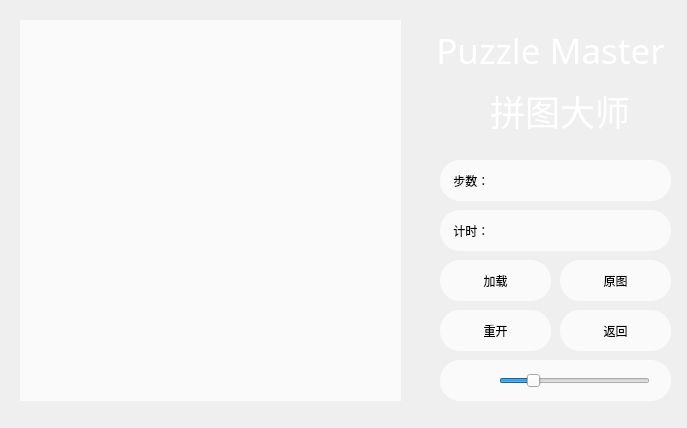
<?xml version="1.0" encoding="UTF-8"?>
<ui version="4.0">
 <class>easy</class>
 <widget class="QDialog" name="easy">
  <property name="geometry">
   <rect>
    <x>0</x>
    <y>0</y>
    <width>687</width>
    <height>428</height>
   </rect>
  </property>
  <property name="sizePolicy">
   <sizepolicy hsizetype="Fixed" vsizetype="Fixed">
    <horstretch>0</horstretch>
    <verstretch>0</verstretch>
   </sizepolicy>
  </property>
  <property name="windowTitle">
   <string>拼 图 大 师</string>
  </property>
  <property name="windowIcon">
   <iconset>
    <normalon>:/icon.jpg</normalon>
   </iconset>
  </property>
  <widget class="QLabel" name="volumnbg">
   <property name="geometry">
    <rect>
     <x>440</x>
     <y>360</y>
     <width>231</width>
     <height>41</height>
    </rect>
   </property>
   <property name="styleSheet">
    <string notr="true">border-radius:20px;
	background-color: rgba(255, 255, 255,0.7);</string>
   </property>
   <property name="text">
    <string/>
   </property>
  </widget>
  <widget class="QPushButton" name="setpic">
   <property name="geometry">
    <rect>
     <x>440</x>
     <y>260</y>
     <width>111</width>
     <height>41</height>
    </rect>
   </property>
   <property name="styleSheet">
    <string notr="true">QPushButton{
	border-radius:20px;
	background-color: rgba(255, 255, 255,0.7);
	font: 75 12pt &quot;微软雅黑&quot;;
}
QPushButton:hover{
	background-color: rgba(255, 255, 255,0.9);
}
QPushButton:pressed{
	background-color: rgba(255, 255, 255,0.95);
}


</string>
   </property>
   <property name="text">
    <string>加载</string>
   </property>
  </widget>
  <widget class="QLabel" name="time">
   <property name="geometry">
    <rect>
     <x>440</x>
     <y>210</y>
     <width>231</width>
     <height>41</height>
    </rect>
   </property>
   <property name="styleSheet">
    <string notr="true">
	border-radius:20px;
	background-color: rgba(255, 255, 255,0.7);
	font: 75 12pt &quot;微软雅黑&quot;;
</string>
   </property>
   <property name="text">
    <string>    计时：</string>
   </property>
  </widget>
  <widget class="QLabel" name="bg">
   <property name="geometry">
    <rect>
     <x>0</x>
     <y>-10</y>
     <width>691</width>
     <height>441</height>
    </rect>
   </property>
   <property name="styleSheet">
    <string notr="true">border-image: url(:/main.jpg);</string>
   </property>
   <property name="text">
    <string/>
   </property>
  </widget>
  <widget class="QSlider" name="volslider">
   <property name="geometry">
    <rect>
     <x>499</x>
     <y>370</y>
     <width>151</width>
     <height>21</height>
    </rect>
   </property>
   <property name="styleSheet">
    <string notr="true">QSlider{
    border-color: #cbcbcb;
}

</string>
   </property>
   <property name="sliderPosition">
    <number>20</number>
   </property>
   <property name="tracking">
    <bool>true</bool>
   </property>
   <property name="orientation">
    <enum>Qt::Horizontal</enum>
   </property>
   <property name="invertedAppearance">
    <bool>false</bool>
   </property>
   <property name="invertedControls">
    <bool>false</bool>
   </property>
   <property name="tickPosition">
    <enum>QSlider::NoTicks</enum>
   </property>
   <property name="tickInterval">
    <number>20</number>
   </property>
  </widget>
  <widget class="QPushButton" name="restart">
   <property name="geometry">
    <rect>
     <x>440</x>
     <y>310</y>
     <width>111</width>
     <height>41</height>
    </rect>
   </property>
   <property name="styleSheet">
    <string notr="true">QPushButton{
	border-radius:20px;
	background-color: rgba(255, 255, 255,0.7);
	font: 75 12pt &quot;微软雅黑&quot;;
}
QPushButton:hover{
	background-color: rgba(255, 255, 255,0.9);
}
QPushButton:pressed{
	background-color: rgba(255, 255, 255,0.95);
}


</string>
   </property>
   <property name="text">
    <string>重开</string>
   </property>
  </widget>
  <widget class="QLabel" name="step">
   <property name="geometry">
    <rect>
     <x>440</x>
     <y>160</y>
     <width>231</width>
     <height>41</height>
    </rect>
   </property>
   <property name="styleSheet">
    <string notr="true">
	border-radius:20px;
	background-color: rgba(255, 255, 255,0.7);
	font: 75 12pt &quot;微软雅黑&quot;;
</string>
   </property>
   <property name="text">
    <string>    步数：</string>
   </property>
  </widget>
  <widget class="QLabel" name="titleEng">
   <property name="geometry">
    <rect>
     <x>400</x>
     <y>10</y>
     <width>301</width>
     <height>81</height>
    </rect>
   </property>
   <property name="font">
    <font>
     <family>Againts</family>
     <pointsize>26</pointsize>
    </font>
   </property>
   <property name="styleSheet">
    <string notr="true">color: rgb(255, 255, 255);</string>
   </property>
   <property name="text">
    <string>Puzzle Master</string>
   </property>
   <property name="alignment">
    <set>Qt::AlignCenter</set>
   </property>
  </widget>
  <widget class="QTextBrowser" name="showstep">
   <property name="geometry">
    <rect>
     <x>520</x>
     <y>160</y>
     <width>131</width>
     <height>41</height>
    </rect>
   </property>
   <property name="font">
    <font>
     <family>微软雅黑</family>
     <pointsize>14</pointsize>
    </font>
   </property>
   <property name="styleSheet">
    <string notr="true">background:transparent;
border-width:0;
border-style:outset;</string>
   </property>
   <property name="html">
    <string>&lt;!DOCTYPE HTML PUBLIC &quot;-//W3C//DTD HTML 4.0//EN&quot; &quot;http://www.w3.org/TR/REC-html40/strict.dtd&quot;&gt;
&lt;html&gt;&lt;head&gt;&lt;meta name=&quot;qrichtext&quot; content=&quot;1&quot; /&gt;&lt;style type=&quot;text/css&quot;&gt;
p, li { white-space: pre-wrap; }
&lt;/style&gt;&lt;/head&gt;&lt;body style=&quot; font-family:'微软雅黑'; font-size:14pt; font-weight:400; font-style:normal;&quot;&gt;
&lt;p align=&quot;center&quot; style=&quot;-qt-paragraph-type:empty; margin-top:0px; margin-bottom:0px; margin-left:0px; margin-right:0px; -qt-block-indent:0; text-indent:0px;&quot;&gt;&lt;br /&gt;&lt;/p&gt;&lt;/body&gt;&lt;/html&gt;</string>
   </property>
  </widget>
  <widget class="QTextBrowser" name="showtime">
   <property name="geometry">
    <rect>
     <x>520</x>
     <y>210</y>
     <width>131</width>
     <height>41</height>
    </rect>
   </property>
   <property name="font">
    <font>
     <family>微软雅黑</family>
     <pointsize>14</pointsize>
    </font>
   </property>
   <property name="styleSheet">
    <string notr="true">background:transparent;
border-width:0;
border-style:outset;</string>
   </property>
   <property name="html">
    <string>&lt;!DOCTYPE HTML PUBLIC &quot;-//W3C//DTD HTML 4.0//EN&quot; &quot;http://www.w3.org/TR/REC-html40/strict.dtd&quot;&gt;
&lt;html&gt;&lt;head&gt;&lt;meta name=&quot;qrichtext&quot; content=&quot;1&quot; /&gt;&lt;style type=&quot;text/css&quot;&gt;
p, li { white-space: pre-wrap; }
&lt;/style&gt;&lt;/head&gt;&lt;body style=&quot; font-family:'微软雅黑'; font-size:14pt; font-weight:400; font-style:normal;&quot;&gt;
&lt;p align=&quot;center&quot; style=&quot;-qt-paragraph-type:empty; margin-top:0px; margin-bottom:0px; margin-left:0px; margin-right:0px; -qt-block-indent:0; text-indent:0px; font-family:'SimSun'; font-size:9pt;&quot;&gt;&lt;br /&gt;&lt;/p&gt;&lt;/body&gt;&lt;/html&gt;</string>
   </property>
  </widget>
  <widget class="QLabel" name="picbg">
   <property name="geometry">
    <rect>
     <x>31</x>
     <y>24</y>
     <width>381</width>
     <height>371</height>
    </rect>
   </property>
   <property name="text">
    <string/>
   </property>
  </widget>
  <widget class="QLabel" name="bgwhite">
   <property name="geometry">
    <rect>
     <x>20</x>
     <y>20</y>
     <width>381</width>
     <height>381</height>
    </rect>
   </property>
   <property name="styleSheet">
    <string notr="true">
background-color: rgba(255, 255, 255,0.7);</string>
   </property>
   <property name="text">
    <string/>
   </property>
  </widget>
  <widget class="QLabel" name="titleChi">
   <property name="geometry">
    <rect>
     <x>490</x>
     <y>70</y>
     <width>191</width>
     <height>81</height>
    </rect>
   </property>
   <property name="font">
    <font>
     <family>演示镇魂行楷</family>
     <pointsize>26</pointsize>
    </font>
   </property>
   <property name="styleSheet">
    <string notr="true">color: rgb(255, 255, 255);</string>
   </property>
   <property name="text">
    <string>拼图大师</string>
   </property>
  </widget>
  <widget class="QPushButton" name="back1">
   <property name="geometry">
    <rect>
     <x>560</x>
     <y>310</y>
     <width>111</width>
     <height>41</height>
    </rect>
   </property>
   <property name="styleSheet">
    <string notr="true">QPushButton{
	border-radius:20px;
	background-color: rgba(255, 255, 255,0.7);
	font: 75 12pt &quot;微软雅黑&quot;;
}
QPushButton:hover{
	background-color: rgba(255, 255, 255,0.9);
}
QPushButton:pressed{
	background-color: rgba(255, 255, 255,0.95);
}


</string>
   </property>
   <property name="text">
    <string>返回</string>
   </property>
  </widget>
  <widget class="QLabel" name="yuantu">
   <property name="geometry">
    <rect>
     <x>20</x>
     <y>20</y>
     <width>381</width>
     <height>381</height>
    </rect>
   </property>
   <property name="text">
    <string/>
   </property>
   <property name="scaledContents">
    <bool>true</bool>
   </property>
   <property name="alignment">
    <set>Qt::AlignCenter</set>
   </property>
  </widget>
  <widget class="QPushButton" name="showpic">
   <property name="geometry">
    <rect>
     <x>560</x>
     <y>260</y>
     <width>111</width>
     <height>41</height>
    </rect>
   </property>
   <property name="styleSheet">
    <string notr="true">QPushButton{
	border-radius:20px;
	background-color: rgba(255, 255, 255,0.7);
	font: 75 12pt &quot;微软雅黑&quot;;
}
QPushButton:hover{
	background-color: rgba(255, 255, 255,0.9);
}
QPushButton:pressed{
	background-color: rgba(255, 255, 255,0.95);
}


</string>
   </property>
   <property name="text">
    <string>原图</string>
   </property>
  </widget>
  <widget class="QLabel" name="p1">
   <property name="geometry">
    <rect>
     <x>20</x>
     <y>20</y>
     <width>127</width>
     <height>127</height>
    </rect>
   </property>
   <property name="text">
    <string/>
   </property>
   <property name="scaledContents">
    <bool>true</bool>
   </property>
   <property name="alignment">
    <set>Qt::AlignCenter</set>
   </property>
  </widget>
  <widget class="QLabel" name="p2">
   <property name="geometry">
    <rect>
     <x>147</x>
     <y>20</y>
     <width>127</width>
     <height>127</height>
    </rect>
   </property>
   <property name="text">
    <string/>
   </property>
   <property name="scaledContents">
    <bool>true</bool>
   </property>
   <property name="alignment">
    <set>Qt::AlignCenter</set>
   </property>
  </widget>
  <widget class="QLabel" name="p3">
   <property name="geometry">
    <rect>
     <x>274</x>
     <y>20</y>
     <width>127</width>
     <height>127</height>
    </rect>
   </property>
   <property name="text">
    <string/>
   </property>
   <property name="scaledContents">
    <bool>true</bool>
   </property>
   <property name="alignment">
    <set>Qt::AlignCenter</set>
   </property>
  </widget>
  <widget class="QLabel" name="p4">
   <property name="geometry">
    <rect>
     <x>20</x>
     <y>147</y>
     <width>127</width>
     <height>127</height>
    </rect>
   </property>
   <property name="text">
    <string/>
   </property>
   <property name="scaledContents">
    <bool>true</bool>
   </property>
   <property name="alignment">
    <set>Qt::AlignCenter</set>
   </property>
  </widget>
  <widget class="QLabel" name="p5">
   <property name="geometry">
    <rect>
     <x>147</x>
     <y>147</y>
     <width>127</width>
     <height>127</height>
    </rect>
   </property>
   <property name="text">
    <string/>
   </property>
   <property name="scaledContents">
    <bool>true</bool>
   </property>
   <property name="alignment">
    <set>Qt::AlignCenter</set>
   </property>
  </widget>
  <widget class="QLabel" name="p6">
   <property name="geometry">
    <rect>
     <x>274</x>
     <y>147</y>
     <width>127</width>
     <height>127</height>
    </rect>
   </property>
   <property name="text">
    <string/>
   </property>
   <property name="scaledContents">
    <bool>true</bool>
   </property>
   <property name="alignment">
    <set>Qt::AlignCenter</set>
   </property>
  </widget>
  <widget class="QLabel" name="p7">
   <property name="geometry">
    <rect>
     <x>20</x>
     <y>274</y>
     <width>127</width>
     <height>127</height>
    </rect>
   </property>
   <property name="text">
    <string/>
   </property>
   <property name="scaledContents">
    <bool>true</bool>
   </property>
   <property name="alignment">
    <set>Qt::AlignCenter</set>
   </property>
  </widget>
  <widget class="QLabel" name="p8">
   <property name="geometry">
    <rect>
     <x>147</x>
     <y>274</y>
     <width>127</width>
     <height>127</height>
    </rect>
   </property>
   <property name="text">
    <string/>
   </property>
   <property name="scaledContents">
    <bool>true</bool>
   </property>
   <property name="alignment">
    <set>Qt::AlignCenter</set>
   </property>
  </widget>
  <widget class="QLabel" name="p9">
   <property name="geometry">
    <rect>
     <x>274</x>
     <y>274</y>
     <width>127</width>
     <height>127</height>
    </rect>
   </property>
   <property name="text">
    <string/>
   </property>
   <property name="scaledContents">
    <bool>true</bool>
   </property>
   <property name="alignment">
    <set>Qt::AlignCenter</set>
   </property>
  </widget>
  <widget class="QPushButton" name="vol">
   <property name="geometry">
    <rect>
     <x>450</x>
     <y>360</y>
     <width>41</width>
     <height>41</height>
    </rect>
   </property>
   <property name="styleSheet">
    <string notr="true">QPushButton{
	border-radius:1px;
	background-color: rgba(255, 255, 255,0);
	border-image: url(:/sound.png);
}

</string>
   </property>
   <property name="text">
    <string/>
   </property>
  </widget>
  <zorder>bg</zorder>
  <zorder>volumnbg</zorder>
  <zorder>setpic</zorder>
  <zorder>time</zorder>
  <zorder>volslider</zorder>
  <zorder>restart</zorder>
  <zorder>step</zorder>
  <zorder>titleEng</zorder>
  <zorder>showstep</zorder>
  <zorder>showtime</zorder>
  <zorder>picbg</zorder>
  <zorder>bgwhite</zorder>
  <zorder>titleChi</zorder>
  <zorder>back1</zorder>
  <zorder>showpic</zorder>
  <zorder>p1</zorder>
  <zorder>p2</zorder>
  <zorder>p3</zorder>
  <zorder>p4</zorder>
  <zorder>p5</zorder>
  <zorder>p6</zorder>
  <zorder>p7</zorder>
  <zorder>p8</zorder>
  <zorder>p9</zorder>
  <zorder>yuantu</zorder>
  <zorder>vol</zorder>
 </widget>
 <resources/>
 <connections/>
</ui>
